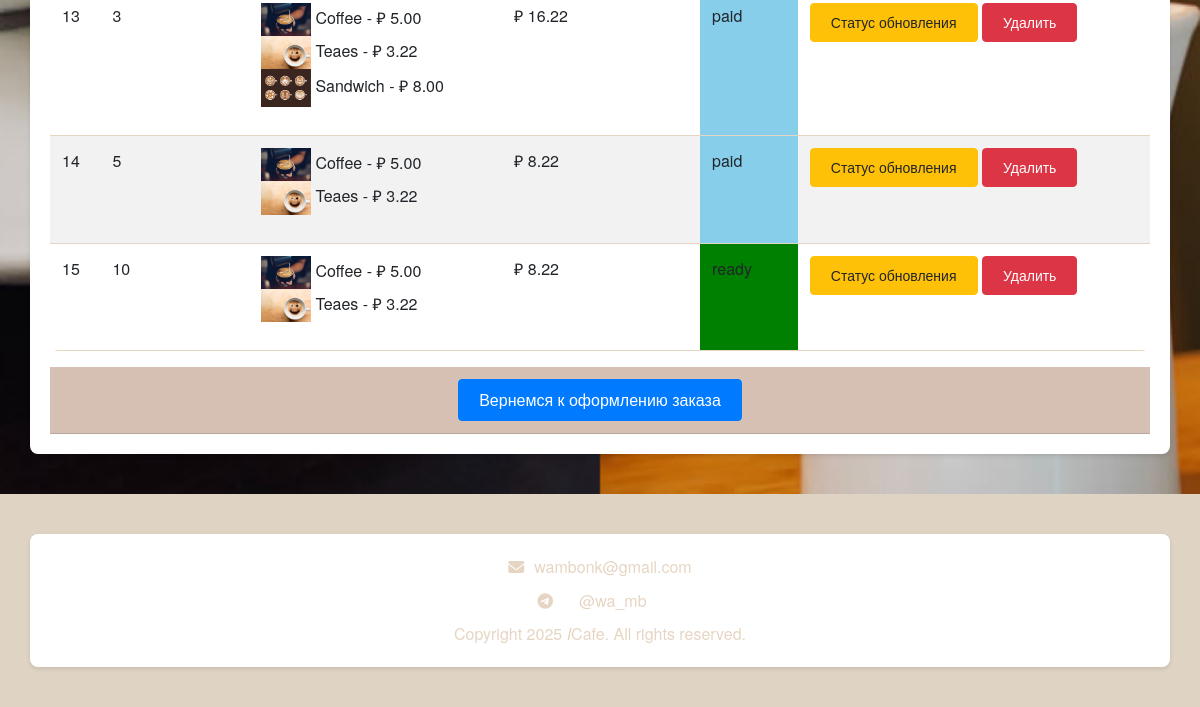
/orders/ (lower part), run on an earlier commit of the app's database.
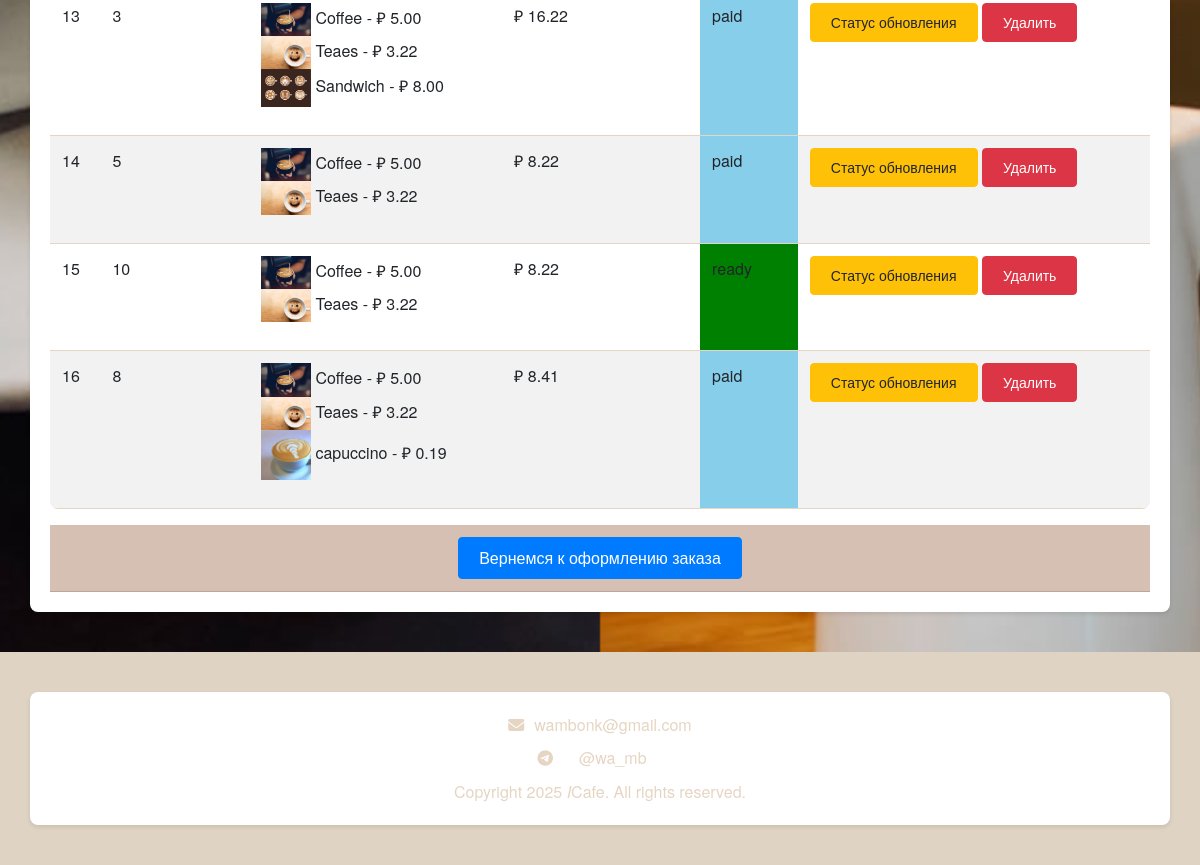
And on a later commit of the database.
### orders/models.py (models this page shows, shortened)
class Order(models.Model):
    STATUS_CHOICES = [
        ('pending', 'Pending'),
        ('ready', 'Ready'),
        ('paid', 'Paid'),
    ]
    table_number = models.IntegerField()
    items = models.ManyToManyField(Item)
    total_price = models.DecimalField(max_digits=10, decimal_places=2, default=0.00)
    status = models.CharField(max_length=10, choices=STATUS_CHOICES, default='pending')
    created_at = models.DateTimeField(auto_now_add=True)

class Item(models.Model):
    name = models.CharField(max_length=100)
    price = models.DecimalField(max_digits=10, decimal_places=2)
    image = models.ImageField(upload_to='item_images/', blank=True, null=True)

### orders/views.py (the view)
# urls.py: path('orders/', views.order_list, name='order_list'),
def order_list(request):
    orders = Order.objects.all()
    return render(request, 'orders/order_list.html', {'orders': orders})

### templates/orders/order_list.html (shortened to what this page needs)
{% extends 'orders/base.html' %}
{% block content %}
<br>
<table class="table table-striped">
    <tbody>
        {% for order in orders %}
        <tr>
            <td>{{ order.id }}</td>
            <td>{{ order.table_number }}</td>
            <td>
                <ul class="list-unstyled">
                    {% for item in order.items.all %}
                    <li>
                        {% if item.image %}
                            <img src="{{ item.image.url }}" alt="{{ item.name }}" width="50" class="img-fluid">
                        {% endif %}
                        {{ item.name }} - ₽ {{ item.price }}
                    </li>
                    {% endfor %}
                </ul>
            </td>
            <td>₽ {{ order.total_price }}</td>
            <td style="background-color: {% if order.status == 'pending' %}red{% elif order.status == 'ready' %}green{% elif order.status == 'paid' %}skyblue{% else %}white{% endif %};">
                {{ order.status }}
            </td>
            <td>
                <a href="{% url 'update_status' order.id %}" class="btn btn-warning btn-sm">Статус обновления</a>
                <a href="{% url 'delete_order' order.id %}" class="btn btn-danger btn-sm">Удалить</a>
            </td>
        </tr>
        {% endfor %}
    </tbody>
</table>
  <div class="card-header text-center">
        <a href="{% url 'add_order' %}" class="btn btn-primary">Вернемся к оформлению заказа</a>
</div>
{% endblock %}

### templates/orders/base.html (shortened to what this page needs)
{% load static %}
<!DOCTYPE html>
<html lang="en">
<head>
    <link href="https://stackpath.bootstrapcdn.com/bootstrap/4.5.2/css/bootstrap.min.css" rel="stylesheet">
     <link rel="stylesheet" href="{% static 'css/style.css' %}">
</head>
<body>
<br>
    <br>
    <div class="container mt-4">
        {% block content %}
        {% endblock %}
    </div>
<footer class="">
        <div class="container text-center justify-center">
        <div style="display: flex; align-items: center; justify-content: center; gap: 10px;">
            <i class="fa fa-envelope" aria-hidden="true"></i> wambonk@gmail.com
        </div>
        <div style="display: flex; align-items: center; justify-content: center; gap: 10px;">
            <i class="fa fa-telegram" aria-hidden="true"></i>
            <a class="nav-link active" href="https://t.me/wa_mb">@wa_mb</a>
        </div>
        <span>Copyright 2025 <i>I</i>Cafe. All rights reserved.</span>
            <br>
        </div>
    </footer>
</body>
</html>

### static/css/style.css (style rules this page uses)
body { font-family: 'Helvetica Neue', Arial, sans-serif; background-color: #f8f4f1; color: #2c1810; line-height: 1.6; background-image: url('/static/images/background2.jpg'); background-size: cover; background-position: center; background-repeat: no-repeat; }
.nav-link { color: #e6d5c3 !important; font-weight: 500; transition: color 0.3s ease; }
.container { background-color: #ffffff; border-radius: 8px; box-shadow: 0 2px 4px rgba(0,0,0,0.1); padding: 20px; margin-top: 20px; margin-bottom: 20px; }
.btn { padding: 8px 20px; border-radius: 4px; font-weight: 500; transition: all 0.3s ease; }
table { width: 100%; margin-bottom: 1rem; background-color: #ffffff; border-radius: 8px; overflow: hidden; }
.card-header { background-color: #D6C0B3; }
footer { background-color: #DFD3C3; color: #e6d5c3; padding: 20px 0; margin-top: 40px; }
footer a { color: #bf9d7e; text-decoration: none; }

What changed in the data, as far as the page shows it:
added Order: id "16", table_number "8", total_price "8.41", status "paid", Item (image (picture), name "Coffee", price "5.00"), Item (image (picture), name "Teaes", price "3.22")
now on this page (row unchanged): Item: image (picture), name "capuccino", price "0.19", shown under "16"
